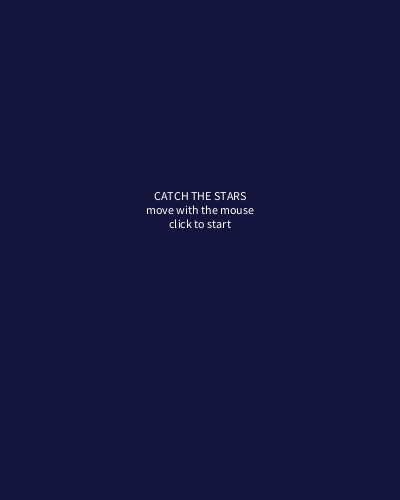
Frame 1 (no input)
Frame 60 (the mouse pressed at the canvas centre just before this capture): identical to frame 1, image omitted
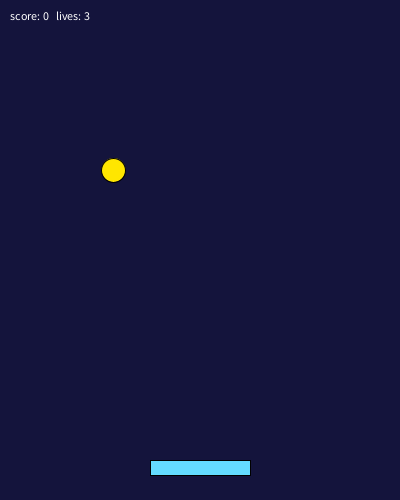
Frame 120 (the mouse held since frame 60 and released just before this capture)

The Processing sketch that drew these frames (run headless with seeded random() and noise(); from frame 60 on, the mouse is pressed at the canvas centre):

// Processing sketch: m10a_catch_game
// ── m10a_catch_game.pde
// MODULE 10 - Catch the stars! (a complete tiny game)
// States: 0 = title, 1 = playing, 2 = game over
int state = 0;
int score = 0;
int lives = 3;

float starX, starY;
float starSpeed = 3;          // CHANGE ME: difficulty
float paddleW = 100;          // CHANGE ME: easier = wider

void setup() {
  size(400, 500);
  newStar();
}

void draw() {
  background(20, 20, 60);

  if (state == 0) {
    fill(255);
    textAlign(CENTER);
    text("CATCH THE STARS\nmove with the mouse\nclick to start", width/2, 200);
  } else if (state == 1) {
    playGame();
  } else {
    fill(255, 100, 100);
    textAlign(CENTER);
    text("GAME OVER\nscore: " + score + "\nclick to play again", width/2, 200);
  }
}

void playGame() {
  // move the star
  starY = starY + starSpeed;

  // draw the star and the paddle
  fill(255, 230, 0);
  ellipse(starX, starY, 24, 24);
  fill(100, 220, 255);
  rect(mouseX - paddleW/2, height - 40, paddleW, 15);

  // caught?
  if (starY > height - 40 && starY < height - 20 && abs(starX - mouseX) < paddleW/2) {
    score++;
    starSpeed = starSpeed + 0.1;        // gets faster
    newStar();
  }
  // missed?
  if (starY > height) {
    lives--;
    newStar();
    if (lives == 0) {
      state = 2;
    }
  }

  // scoreboard
  fill(255);
  textAlign(LEFT);
  text("score: " + score + "   lives: " + lives, 10, 20);
}

void newStar() {
  starX = random(20, width - 20);
  starY = -10;
}

void mousePressed() {
  if (state != 1) {
    state = 1;
    score = 0;
    lives = 3;
    starSpeed = 3;
    newStar();
  }
}
